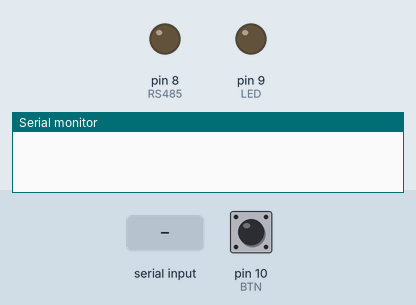
The sketch below on a simulated Arduino Uno, built with avr-gcc and run on an emulated ATmega328P. Shown: output pins drawn as LEDs (lit = HIGH), the last lines printed to the serial monitor. The test bench sets the inputs (shaded band); at power-on: pin 10 (BTN) HIGH.

Above: at 1.2 s.
1.3 s: pin 10 (BTN) pulled LOW for 0.15 s
2.9 s: "1" received over Serial
At 3.4 s:
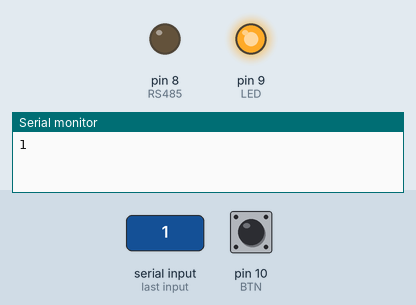
4.4 s: pin 10 (BTN) pulled LOW for 1 s
At 4.8 s:
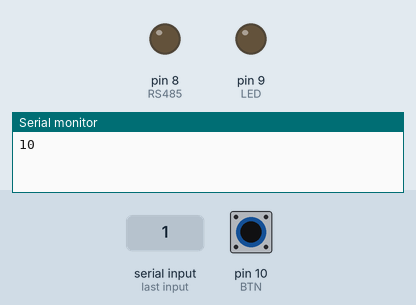
Timing chart, 0 to 7.4 s (numbered marks = the images above; inputs shaded):
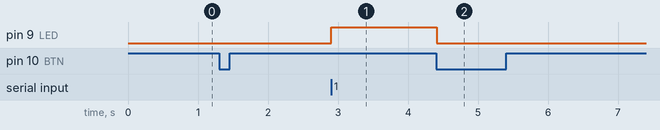

The sketch:

RS485_masterTaster.ino
```cpp
#include <Bounce2.h>

#define BTN 10
#define LED 9
#define RS485 8

Bounce btn = Bounce();

bool ON = false;

char ch;

void setup() {
  Serial.begin(9600);

  pinMode(LED, OUTPUT);
  pinMode(RS485, OUTPUT);

  pinMode(BTN, INPUT_PULLUP);

  btn.attach(BTN);
  btn.interval(5);

  digitalWrite(RS485, LOW);
}

void loop() {
  btn.update();

  if(btn.fell())
  {
    ON = !ON;

    digitalWrite(RS485, HIGH);
    delay(1);

    if(ON) Serial.print('1');
    else Serial.print('0');
    delay(5);

    digitalWrite(LED, LOW);
    digitalWrite(RS485, LOW);
  }

  if(Serial.available())
  {
    ch = Serial.read();

    if(ch == '1') digitalWrite(LED, HIGH);
    else if(ch == '0') digitalWrite(LED, LOW);
  }
}
```

Measured:
- after the input at 2.9 s, pin 9 (LED): LOW → HIGH at once
- after the input at 4.4 s, pin 9 (LED): HIGH → LOW at once
